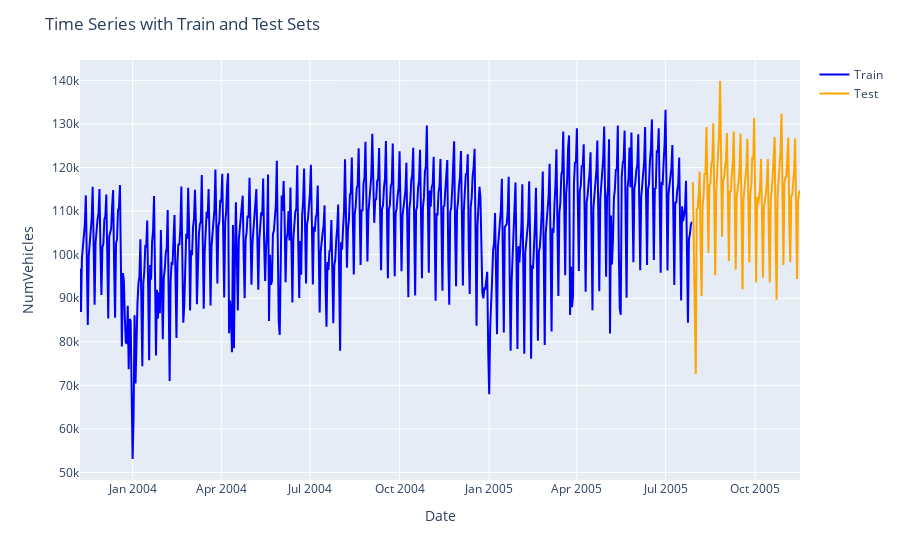

Write notebook code for a chart like this one.
### Code cell
fig = px.line()

# Plot training set in blue
fig.add_scatter(x=X_train.index, y=y_train, mode='lines', name='Train', line=dict(color='blue'))

# Plot test set in orange
fig.add_scatter(x=X_test.index, y=y_test, mode='lines', name='Test', line=dict(color='orange'))

fig.update_layout(title='Time Series with Train and Test Sets',
                  xaxis_title='Date',
                  yaxis_title='NumVehicles')

fig.show()
